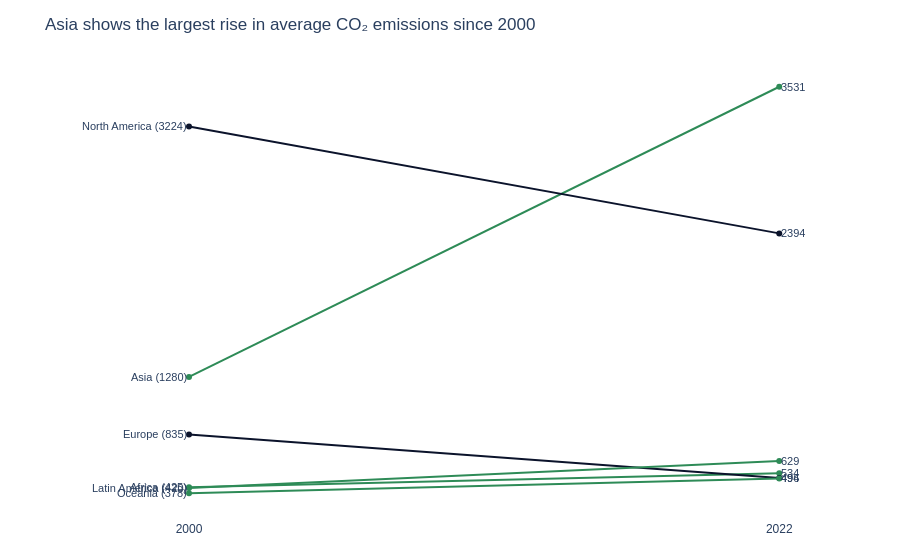

Here is the notebook cell this chart was saved with:
### Code cell
# Task 2 — Slopegraph: Regional Change 2000 vs 2022
# ------------------------------------------------

# Step 1: Aggregate by Region + Year
region_avg = df.groupby(['Region', 'Year'])['CO2_Mt'].mean().reset_index()

# Step 2: Filter only 2000 and 2022
slope_df = region_avg[region_avg['Year'].isin([2000, 2022])]

# Step 3: Pivot for easier plotting
pivot_df = slope_df.pivot(index='Region', columns='Year', values='CO2_Mt').reset_index()
pivot_df.columns = ['Region', 'CO2_2000', 'CO2_2022']

# Step 4: Define color based on increase/decrease
pivot_df['Change'] = pivot_df['CO2_2022'] - pivot_df['CO2_2000']

def get_color(change):
    return '#2E8B57' if change > 0 else '#0b132b'  # green vs red

# Step 5: Build slopegraph
fig = go.Figure()

for _, row in pivot_df.iterrows():
    color = get_color(row['Change'])
    
    fig.add_trace(go.Scatter(
        x=[2000, 2022],
        y=[row['CO2_2000'], row['CO2_2022']],
        mode='lines+markers',
        line=dict(color=color, width=2),
        marker=dict(size=6),
        showlegend=False
    ))
    
    # Left label (2000)
    fig.add_annotation(
        x=2000,
        y=row['CO2_2000'],
        text=f"{row['Region']} ({row['CO2_2000']:.0f})",
        showarrow=False,
        xanchor='right',
        font=dict(size=11)
    )
    
    # Right label (2022)
    fig.add_annotation(
        x=2022,
        y=row['CO2_2022'],
        text=f"{row['CO2_2022']:.0f}",
        showarrow=False,
        xanchor='left',
        font=dict(size=11)
    )

# Step 6: Clean layout (no clutter)
fig.update_layout(
    title="Asia shows the largest rise in average CO₂ emissions since 2000",
    plot_bgcolor='white',
    paper_bgcolor='white',
    font=dict(family='Arial', size=12),
    margin=dict(l=80, r=80, t=60, b=40),
)

# Remove y-axis labels (important for slopegraph)
fig.update_yaxes(showticklabels=False, showgrid=False, zeroline=False)
fig.update_xaxes(
    tickvals=[2000, 2022],
    showgrid=False,
    zeroline=False
)

fig.show()

### Figure 1 — Plotly figure (JSON) as saved in the notebook; plotly's stock layout.template omitted (floating-point values rounded to 4 significant figures)
{"data": [{"line": {"color": "#2E8B57", "width": 2}, "marker": {"size": 6}, "mode": "lines+markers", "showlegend": false, "type": "scatter", "x": [2000, 2022], "y": [425.4, 534.4]}, {"line": {"color": "#2E8B57", "width": 2}, "marker": {"size": 6}, "mode": "lines+markers", "showlegend": false, "type": "scatter", "x": [2000, 2022], "y": [1280.0, 3531.0]}, {"line": {"color": "#0b132b", "width": 2}, "marker": {"size": 6}, "mode": "lines+markers", "showlegend": false, "type": "scatter", "x": [2000, 2022], "y": [834.9, 496.5]}, {"line": {"color": "#2E8B57", "width": 2}, "marker": {"size": 6}, "mode": "lines+markers", "showlegend": false, "type": "scatter", "x": [2000, 2022], "y": [419.9, 629.1]}, {"line": {"color": "#0b132b", "width": 2}, "marker": {"size": 6}, "mode": "lines+markers", "showlegend": false, "type": "scatter", "x": [2000, 2022], "y": [3224.0, 2394.0]}, {"line": {"color": "#2E8B57", "width": 2}, "marker": {"size": 6}, "mode": "lines+markers", "showlegend": false, "type": "scatter", "x": [2000, 2022], "y": [378.4, 493.7]}], "layout": {"annotations": [{"font": {"size": 11}, "showarrow": false, "text": "Africa (425)", "x": 2000, "xanchor": "right", "y": 425.4}, {"font": {"size": 11}, "showarrow": false, "text": "534", "x": 2022, "xanchor": "left", "y": 534.4}, {"font": {"size": 11}, "showarrow": false, "text": "Asia (1280)", "x": 2000, "xanchor": "right", "y": 1280.0}, {"font": {"size": 11}, "showarrow": false, "text": "3531", "x": 2022, "xanchor": "left", "y": 3531.0}, {"font": {"size": 11}, "showarrow": false, "text": "Europe (835)", "x": 2000, "xanchor": "right", "y": 834.9}, {"font": {"size": 11}, "showarrow": false, "text": "496", "x": 2022, "xanchor": "left", "y": 496.5}, {"font": {"size": 11}, "showarrow": false, "text": "Latin America (420)", "x": 2000, "xanchor": "right", "y": 419.9}, {"font": {"size": 11}, "showarrow": false, "text": "629", "x": 2022, "xanchor": "left", "y": 629.1}, {"font": {"size": 11}, "showarrow": false, "text": "North America (3224)", "x": 2000, "xanchor": "right", "y": 3224.0}, {"font": {"size": 11}, "showarrow": false, "text": "2394", "x": 2022, "xanchor": "left", "y": 2394.0}, {"font": {"size": 11}, "showarrow": false, "text": "Oceania (378)", "x": 2000, "xanchor": "right", "y": 378.4}, {"font": {"size": 11}, "showarrow": false, "text": "494", "x": 2022, "xanchor": "left", "y": 493.7}], "font": {"family": "Arial", "size": 12}, "margin": {"b": 40, "l": 80, "r": 80, "t": 60}, "paper_bgcolor": "white", "plot_bgcolor": "white", "title": {"text": "Asia shows the largest rise in average CO₂ emissions since 2000"}, "xaxis": {"showgrid": false, "tickvals": [2000, 2022], "zeroline": false}, "yaxis": {"showgrid": false, "showticklabels": false, "zeroline": false}}}
